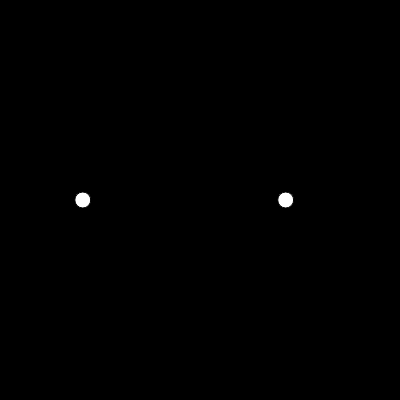
Frame 1 (no input)
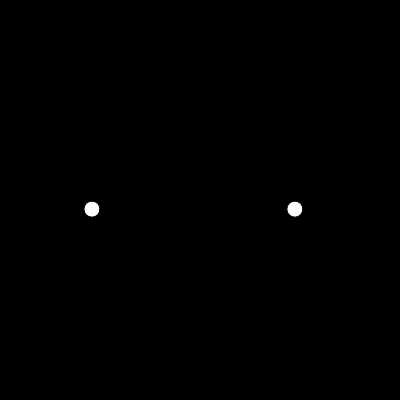
Frame 60 (no input)
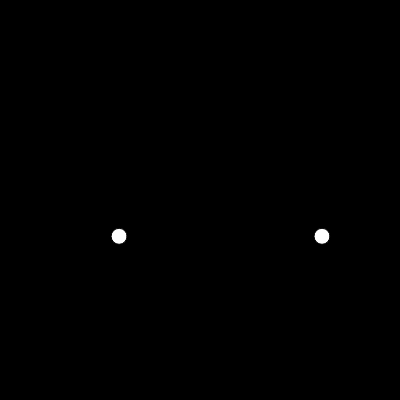
Frame 120 (the mouse pressed at the canvas centre since frame 60)

The p5.js sketch that drew these frames (run headless with seeded random() and noise() and a simulated clock; from frame 60 on, the mouse is pressed at the canvas centre):

// p5.js sketch
// ── sketch.js
// force

let balls;
let b2;
function setup() {
	createCanvas(400, 400);
	b = new Ball();
	b2 = new Ball();
}

function draw() {
	background(0);

	let gravity = createVector(0.01, 0);
	b.applyForce(gravity);
	b2.applyForce(gravity);

	let wind = createVector(0, 0.01);
	b.applyForce(wind);
	b2.applyForce(wind);



	b.move();
	b2.move();
	b.bounce();
	b2.bounce();
	b.display();
	b2.display();

}

class Ball {
	constructor() {
		this.loc = createVector(random(width), height/2);
		this.vel = createVector(0, 0);
		this.acc = createVector(0, 0);
		this.mass = 2;
//		this.topspeed = 3;
	}

  // Newton's 2nd law: F = MA
	applyForce(force) {
		// static method so as not to alter the original force vector (for calls on subsequent Objects)
		this.tempForce = p5.Vector.div(force, this.mass);

		this.acc.add(this.tempForce);
	}

	move() {
		this.vel.add(this.acc);
		this.loc.add(this.vel);
		// reset acceleration
		this.acc.mult(0);
	}

	bounce() {
		if ((this.loc.x > width) || (this.loc.x < 0)) {
			this.vel.x *= -1;
			this.acc.x *= -1;
		}
		if ((this.loc.y > height) || (this.loc.y < 0)) {
			this.vel.y *= -1;
			this.acc.y *= -1;
		}
	}

	display() {
		stroke(1);
		fill(255);
		ellipse(this.loc.x, this.loc.y, 16, 16);
	}
}
